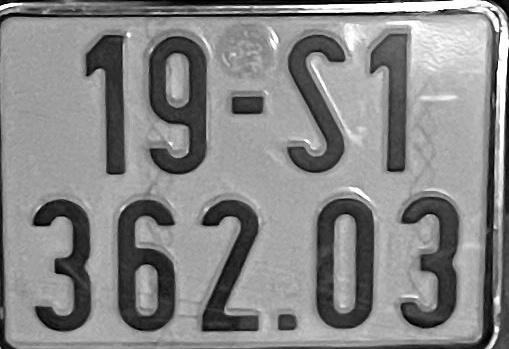
#> input picture BTL/LICENSE_PLATES_RECOGNITION/plate_images/0_0.jpg, 509 x 349 px
$ python -i ImageExtractor.py   (imports and definitions only)
#> lines starting #> are read from the running program, lines starting #| are printed output that depends on the picture; after the words box and inside, x2 and y2 are one past the last pixel; in counts of white or black regions, pixels touching at a corner belong together
#> further down, picture is the input picture: shape (349, 509); min 0, max 255, mean 134.8
import cv2
import numpy as np
import pandas as pd


def image_extract_info(image):
    info = []
    contours, hierarchy = cv2.findContours(image, cv2.RETR_EXTERNAL, cv2.CHAIN_APPROX_NONE)
#> contours = 1 contour; box (x1, y1, x2, y2) and area: (0, 0, 509, 349) 176732
    contour_count = len(contours)
#> contour_count = 1

    contour_max_area = 0
    contour_max_index = 0
    for index in range(0, contour_count):
        contour_area = cv2.contourArea(contours[index])
        if contour_area > contour_max_area:
            contour_max_area = contour_area
            contour_max_index = index
#> this loop made 1 pass
#> (contour_area, contour_max_area) on pass 1: (176732.5, 176732.5)
#> after the loop, contour_max_area = 176732.5; contour_max_index = 0

    bounding_box = cv2.boundingRect(contours[contour_max_index])
#> bounding_box = (0, 0, 509, 349)
    image_crop = image[bounding_box[1]:bounding_box[1] + bounding_box[3],bounding_box[0]:bounding_box[2] + bounding_box[0]]
    image_resized = cv2.resize(image_crop, (32,32))
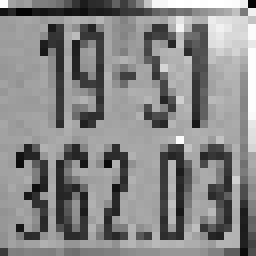
#> image_resized: shape (32, 32) (shown 8 times larger); min 2, max 255, mean 134.5
    data = np.array(image_resized ,dtype=np.uint8)

    vdata = []
    hdata = []
    for i in range(0,32):
        vdata.append(0)
        hdata.append(0)

    for x in range(0,32):
        for y in range(0,32):
            value = data[y][x]
            vdata[x] += value
            hdata[y] += value
#> after the loop, hdata = 32 values, max 5669 at index 2, min 2421 at index 1, mean 4302.9; vdata = 32 values, max 5943 at index 31, min 2453 at index 7, mean 4302.9

    minval = min(vdata)
#> minval = 2453
    for i in range(0,32):
        vdata[i] = vdata[i] - minval
        info.append(vdata[i])
#> after the loop, info = 32 values, max 3490 at index 31, min 0 at index 7, mean 1849.9; vdata has the same summary as info

    minval = min(hdata)
#> minval = 2421
    for i in range(0,32):
        hdata[i] = hdata[i] - minval
        info.append(hdata[i])
#> after the loop, hdata = 32 values, max 3248 at index 2, min 0 at index 1, mean 1881.9; info = 64 values, max 3490 at index 31, min 0 at index 7, mean 1865.9

    return info
    pass

>>> import cv2
>>> picture = cv2.imread('plate_images/0_0.jpg', cv2.IMREAD_GRAYSCALE)
>>> result = image_extract_info(picture)
#> result has the same summary as info in image_extract_info

$ run again, on BTL/LICENSE_PLATES_RECOGNITION/plate_images/103_3.jpg
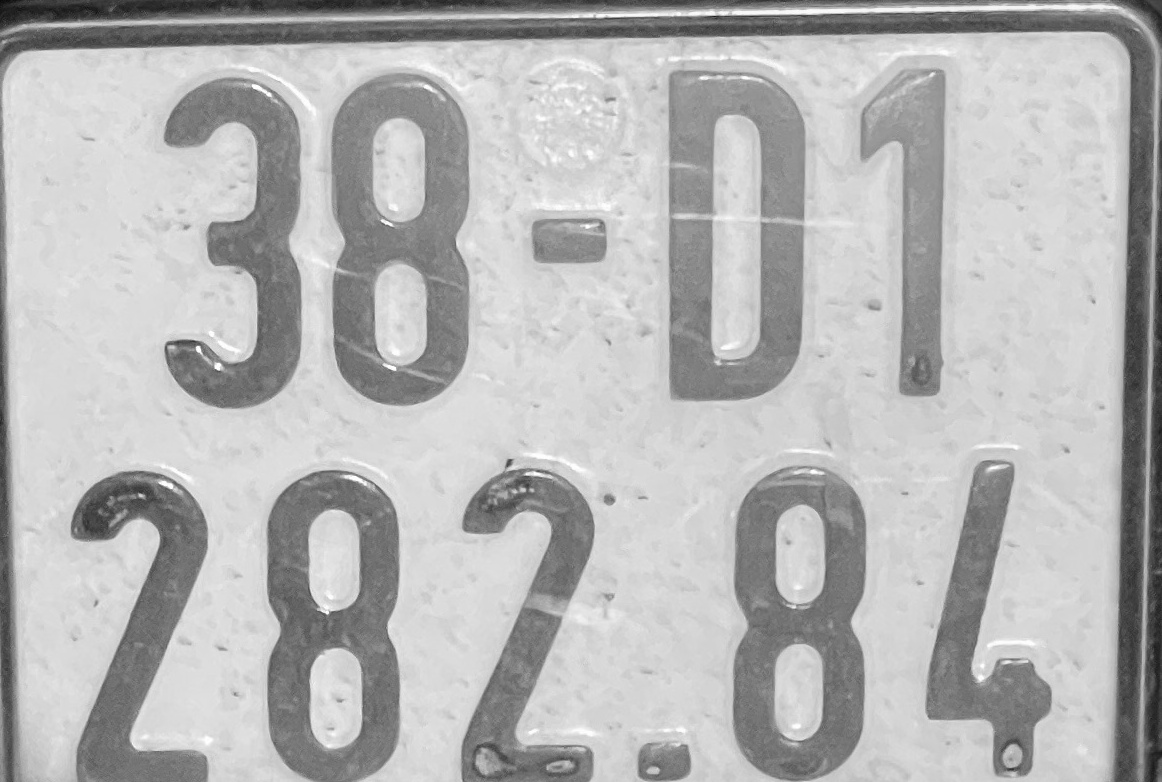
#> input picture BTL/LICENSE_PLATES_RECOGNITION/plate_images/103_3.jpg, 1162 x 782 px
#> picture is the input picture: shape (782, 1162); min 9, max 255, mean 181.4
#> contours = 1 contour; box (x1, y1, x2, y2) and area: (0, 0, 1162, 782) 906741
#> contour_count = 1
#> the loop in image_extract_info, `for index in range(0, contour_count):` made 1 pass
#> (contour_area, contour_max_area) on pass 1: (906741, 906741)
#> after the loop in image_extract_info, `for index in range(0, contour_count):`: contour_max_area = 906741; contour_max_index = 0
#> bounding_box = (0, 0, 1162, 782)
#> in image_extract_info, `image_resized = cv2.resize(image_crop, (32,32))`:
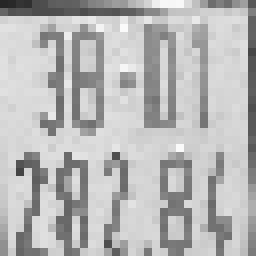
#> image_resized: shape (32, 32) (shown 8 times larger); min 38, max 250, mean 182.9
#> after the loop in image_extract_info, `for x in range(0,32):`: hdata = 32 values, max 6777 at index 2, min 4124 at index 1, mean 5854; vdata = 32 values, max 6703 at index 29, min 3549 at index 31, mean 5854
#> in image_extract_info, `minval = min(vdata)`: minval = 3549
#> after the loop in image_extract_info, `for i in range(0,32):`: info = 32 values, max 3154 at index 29, min 0 at index 31, mean 2305; vdata has the same summary as info
#> in image_extract_info, `minval = min(hdata)`: minval = 4124
#> after the loop in image_extract_info, `for i in range(0,32):`: hdata = 32 values, max 2653 at index 2, min 0 at index 1, mean 1730; info = 64 values, max 3154 at index 29, min 0 at index 31, mean 2017.5
#> result has the same summary as info in image_extract_info

$ run again, on BTL/LICENSE_PLATES_RECOGNITION/plate_images/104_3.jpg
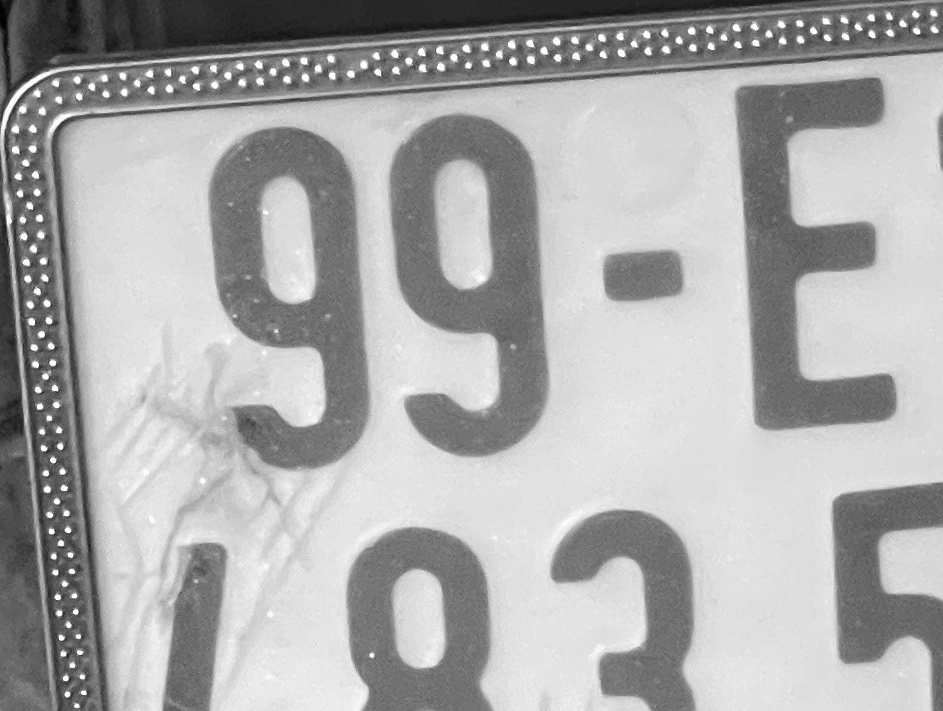
#> input picture BTL/LICENSE_PLATES_RECOGNITION/plate_images/104_3.jpg, 943 x 711 px
#> picture is the input picture: shape (711, 943); min 0, max 255, mean 170.7
#> contours = 1 contour; box (x1, y1, x2, y2) and area: (0, 0, 943, 711) 668819
#> contour_count = 1
#> the loop in image_extract_info, `for index in range(0, contour_count):` made 1 pass
#> (contour_area, contour_max_area) on pass 1: (668819, 668819)
#> after the loop in image_extract_info, `for index in range(0, contour_count):`: contour_max_area = 668819; contour_max_index = 0
#> bounding_box = (0, 0, 943, 711)
#> in image_extract_info, `image_resized = cv2.resize(image_crop, (32,32))`:
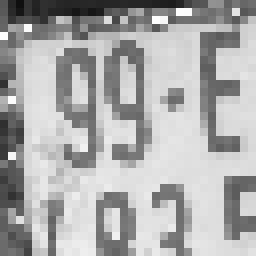
#> image_resized: shape (32, 32) (shown 8 times larger); min 15, max 254, mean 171.1
#> after the loop in image_extract_info, `for x in range(0,32):`: hdata = 32 values, max 6630 at index 21, min 1864 at index 0, mean 5474.8; vdata = 32 values, max 6755 at index 24, min 3148 at index 0, mean 5474.8
#> in image_extract_info, `minval = min(vdata)`: minval = 3148
#> after the loop in image_extract_info, `for i in range(0,32):`: info = 32 values, max 3607 at index 24, min 0 at index 0, mean 2326.8; vdata has the same summary as info
#> in image_extract_info, `minval = min(hdata)`: minval = 1864
#> after the loop in image_extract_info, `for i in range(0,32):`: hdata = 32 values, max 4766 at index 21, min 0 at index 0, mean 3610.8; info = 64 values, max 4766 at index 53, min 0 at index 0, mean 2968.8
#> result has the same summary as info in image_extract_info

$ run again, on BTL/LICENSE_PLATES_RECOGNITION/plate_images/105_1.jpg
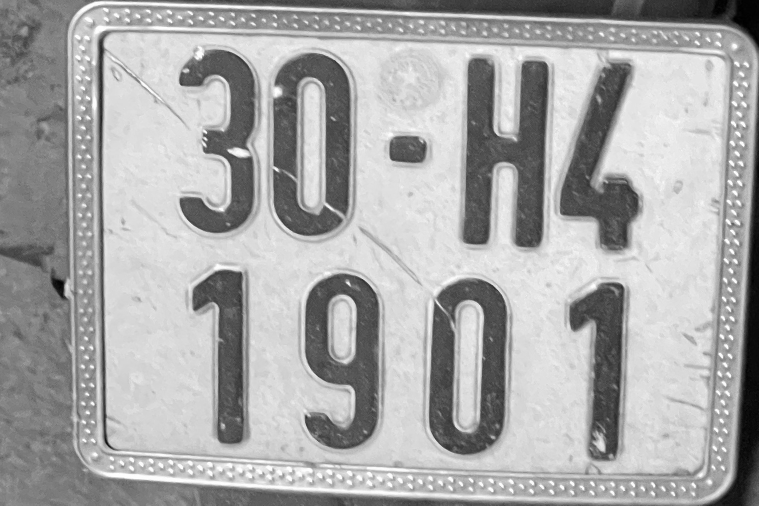
#> input picture BTL/LICENSE_PLATES_RECOGNITION/plate_images/105_1.jpg, 1518 x 1011 px (shown at 1/2 size)
#> picture is the input picture: shape (1011, 1518); min 0, max 255, mean 168.8
#> contours = 1 contour; box (x1, y1, x2, y2) and area: (0, 0, 1518, 1011) 1532166
#> contour_count = 1
#> the loop in image_extract_info, `for index in range(0, contour_count):` made 1 pass
#> (contour_area, contour_max_area) on pass 1: (1532166, 1532166)
#> after the loop in image_extract_info, `for index in range(0, contour_count):`: contour_max_area = 1532166; contour_max_index = 0
#> bounding_box = (0, 0, 1518, 1011)
#> in image_extract_info, `image_resized = cv2.resize(image_crop, (32,32))`:
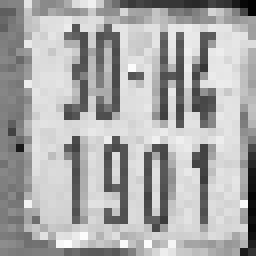
#> image_resized: shape (32, 32) (shown 8 times larger); min 2, max 252, mean 170.4
#> after the loop in image_extract_info, `for x in range(0,32):`: hdata = 32 values, max 6536 at index 16, min 3327 at index 0, mean 5454.4; vdata = 32 values, max 6810 at index 27, min 3114 at index 31, mean 5454.4
#> in image_extract_info, `minval = min(vdata)`: minval = 3114
#> after the loop in image_extract_info, `for i in range(0,32):`: info = 32 values, max 3696 at index 27, min 0 at index 31, mean 2340.4; vdata has the same summary as info
#> in image_extract_info, `minval = min(hdata)`: minval = 3327
#> after the loop in image_extract_info, `for i in range(0,32):`: hdata = 32 values, max 3209 at index 16, min 0 at index 0, mean 2127.4; info = 64 values, max 3696 at index 27, min 0 at index 31, mean 2233.9
#> result has the same summary as info in image_extract_info
